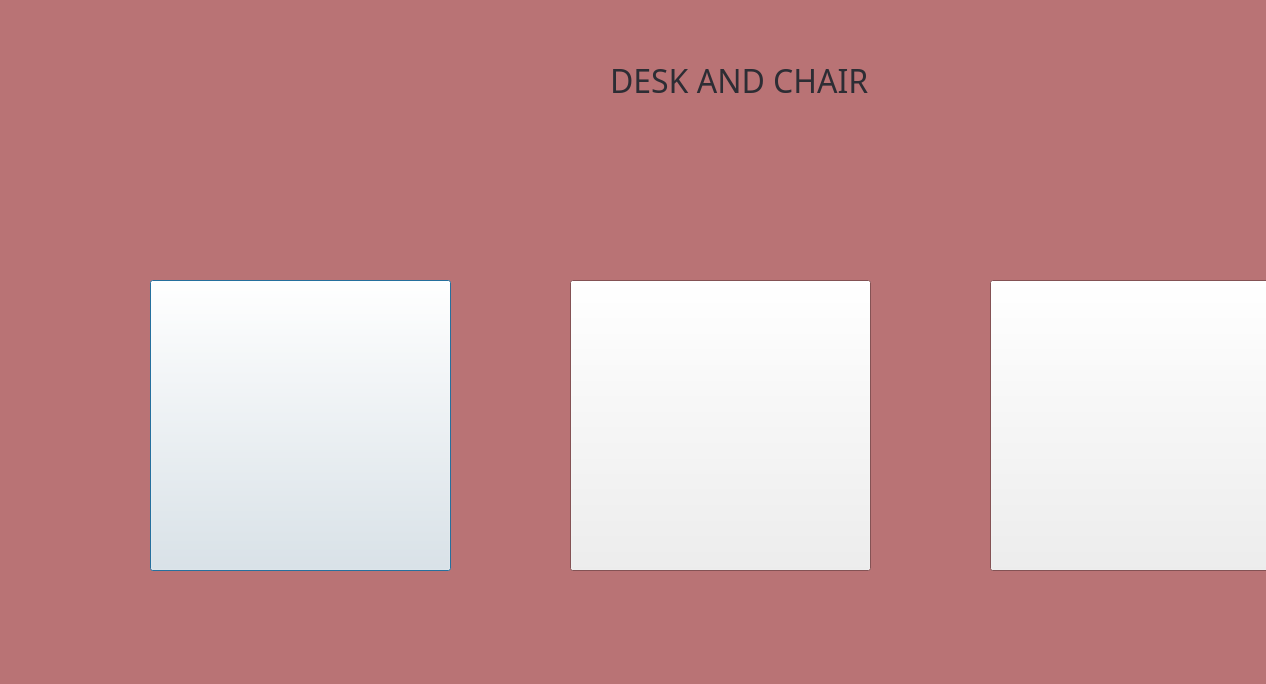
<?xml version="1.0" encoding="UTF-8"?>
<ui version="4.0">
 <class>deskchair</class>
 <widget class="QDialog" name="deskchair">
  <property name="geometry">
   <rect>
    <x>0</x>
    <y>0</y>
    <width>1266</width>
    <height>684</height>
   </rect>
  </property>
  <property name="palette">
   <palette>
    <active>
     <colorrole role="Window">
      <brush brushstyle="SolidPattern">
       <color alpha="255">
        <red>185</red>
        <green>115</green>
        <blue>117</blue>
       </color>
      </brush>
     </colorrole>
    </active>
    <inactive>
     <colorrole role="Window">
      <brush brushstyle="SolidPattern">
       <color alpha="255">
        <red>185</red>
        <green>115</green>
        <blue>117</blue>
       </color>
      </brush>
     </colorrole>
    </inactive>
    <disabled>
     <colorrole role="Base">
      <brush brushstyle="SolidPattern">
       <color alpha="255">
        <red>185</red>
        <green>115</green>
        <blue>117</blue>
       </color>
      </brush>
     </colorrole>
     <colorrole role="Window">
      <brush brushstyle="SolidPattern">
       <color alpha="255">
        <red>185</red>
        <green>115</green>
        <blue>117</blue>
       </color>
      </brush>
     </colorrole>
    </disabled>
   </palette>
  </property>
  <property name="windowTitle">
   <string>Dialog</string>
  </property>
  <widget class="QLabel" name="label">
   <property name="geometry">
    <rect>
     <x>610</x>
     <y>60</y>
     <width>311</width>
     <height>41</height>
    </rect>
   </property>
   <property name="palette">
    <palette>
     <active>
      <colorrole role="WindowText">
       <brush brushstyle="SolidPattern">
        <color alpha="255">
         <red>45</red>
         <green>45</green>
         <blue>52</blue>
        </color>
       </brush>
      </colorrole>
     </active>
     <inactive>
      <colorrole role="WindowText">
       <brush brushstyle="SolidPattern">
        <color alpha="255">
         <red>45</red>
         <green>45</green>
         <blue>52</blue>
        </color>
       </brush>
      </colorrole>
     </inactive>
     <disabled/>
    </palette>
   </property>
   <property name="font">
    <font>
     <family>Britannic Bold</family>
     <pointsize>24</pointsize>
    </font>
   </property>
   <property name="text">
    <string>DESK AND CHAIR</string>
   </property>
  </widget>
  <widget class="QPushButton" name="desk1btn">
   <property name="geometry">
    <rect>
     <x>150</x>
     <y>280</y>
     <width>301</width>
     <height>291</height>
    </rect>
   </property>
   <property name="text">
    <string/>
   </property>
  </widget>
  <widget class="QPushButton" name="desk2btn">
   <property name="geometry">
    <rect>
     <x>570</x>
     <y>280</y>
     <width>301</width>
     <height>291</height>
    </rect>
   </property>
   <property name="text">
    <string/>
   </property>
  </widget>
  <widget class="QPushButton" name="desk3btn">
   <property name="geometry">
    <rect>
     <x>990</x>
     <y>280</y>
     <width>301</width>
     <height>291</height>
    </rect>
   </property>
   <property name="text">
    <string/>
   </property>
  </widget>
 </widget>
 <resources/>
 <connections/>
</ui>
